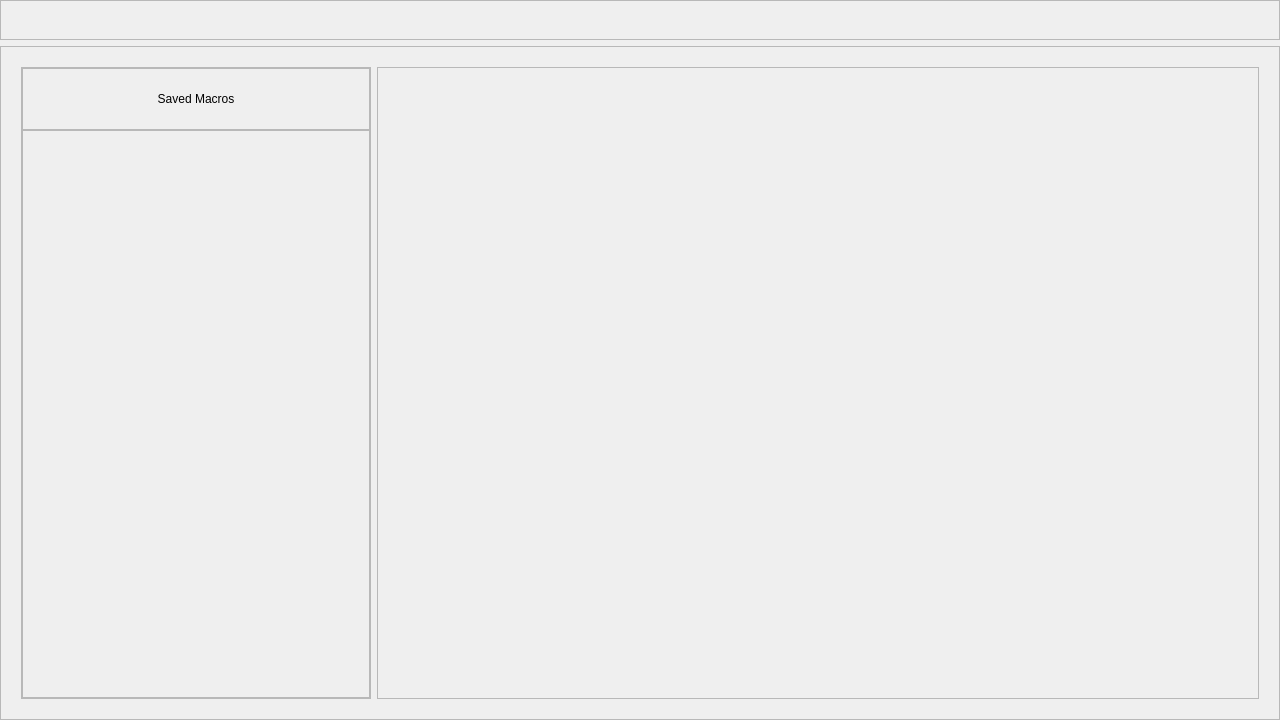
<?xml version="1.0" encoding="UTF-8"?>
<ui version="4.0">
 <class>Window</class>
 <widget class="QWidget" name="Window">
  <property name="geometry">
   <rect>
    <x>0</x>
    <y>0</y>
    <width>1280</width>
    <height>720</height>
   </rect>
  </property>
  <property name="minimumSize">
   <size>
    <width>1000</width>
    <height>480</height>
   </size>
  </property>
  <property name="focusPolicy">
   <enum>Qt::StrongFocus</enum>
  </property>
  <property name="acceptDrops">
   <bool>true</bool>
  </property>
  <property name="windowTitle">
   <string>Click Mapper</string>
  </property>
  <property name="styleSheet">
   <string notr="true">#Window {
	background-color: #111111;
	border-radius: 20px;
}

#MacroListCtr {
	border-radius: 40px;
	background-color: #0A0A0A;
}
#MacroList {
	background: transparent;
	border-bottom-left-radius: 20px;
	border-bottom-right-radius: 20px;
}
#MacroList QWidget {
	background: transparent;
}

#MacroListTitle {
background-color: #1C1C1C;
	border-top-left-radius: 20px;
	border-top-right-radius: 20px;
}

#MacroListTitleLabel {
	font: 30pt &quot;Inter&quot;;
	color: white;
}




QScrollBar:vertical{
	width: 20px;
	right: 20px;
	margin: 10px 10px 45px 0;
	background: #151515;

}
QScrollBar::handle:vertical {
	background: #505050;
	border-radius: 5px;
}
QScrollBar::handle:vertical:hover {
	background: #5A5A5A;
}
QScrollBar::handle:vertical:pressed {
	background: #6A6A6A;
}
QScrollBar::add-line:vertical, QScrollBar::sub-line:vertical
{
      border: none;
      background: none;
      color: none;
}
QScrollBar::add-page:vertical, QScrollBar::sub-page:vertical
{
	background: #151515;
}

#MacroListContent &gt; QFrame { border-radius: 10px;min-height: 60px;max-height: 60px; }
#MacroListContent QFrame:hover {background: #151515; }
#MacroList QLabel { color: white;font: 15pt &quot;Inter&quot; }
#MacroList QPushButton { border-image: url(:/TitleBar/img/ClsBtn.svg);
min-width: 20px;max-width: 20px;min-height: 20px;max-height: 20px; }
#MacroList QPushButton:hover { border-image: url(:/TitleBar/img/ClsBtn_Hov.svg); }
#MacroList QPushButton:pressed { border-image: url(:/TitleBar/img/ClsBtn_Act.svg); } 
</string>
  </property>
  <layout class="QVBoxLayout" name="verticalLayout">
   <property name="leftMargin">
    <number>0</number>
   </property>
   <property name="topMargin">
    <number>0</number>
   </property>
   <property name="rightMargin">
    <number>0</number>
   </property>
   <property name="bottomMargin">
    <number>0</number>
   </property>
   <item>
    <widget class="QFrame" name="BarPlaceholder">
     <property name="minimumSize">
      <size>
       <width>0</width>
       <height>40</height>
      </size>
     </property>
     <property name="maximumSize">
      <size>
       <width>16777215</width>
       <height>40</height>
      </size>
     </property>
     <property name="frameShape">
      <enum>QFrame::StyledPanel</enum>
     </property>
     <property name="frameShadow">
      <enum>QFrame::Raised</enum>
     </property>
    </widget>
   </item>
   <item>
    <widget class="QFrame" name="Main">
     <property name="acceptDrops">
      <bool>false</bool>
     </property>
     <property name="styleSheet">
      <string notr="true"/>
     </property>
     <property name="frameShape">
      <enum>QFrame::StyledPanel</enum>
     </property>
     <property name="frameShadow">
      <enum>QFrame::Raised</enum>
     </property>
     <layout class="QHBoxLayout" name="horizontalLayout">
      <property name="leftMargin">
       <number>20</number>
      </property>
      <property name="topMargin">
       <number>20</number>
      </property>
      <property name="rightMargin">
       <number>20</number>
      </property>
      <property name="bottomMargin">
       <number>20</number>
      </property>
      <item>
       <widget class="QFrame" name="MacroListCtr">
        <property name="minimumSize">
         <size>
          <width>350</width>
          <height>0</height>
         </size>
        </property>
        <property name="maximumSize">
         <size>
          <width>350</width>
          <height>16777215</height>
         </size>
        </property>
        <property name="frameShape">
         <enum>QFrame::StyledPanel</enum>
        </property>
        <property name="frameShadow">
         <enum>QFrame::Raised</enum>
        </property>
        <layout class="QVBoxLayout" name="verticalLayout_2">
         <property name="spacing">
          <number>0</number>
         </property>
         <property name="leftMargin">
          <number>0</number>
         </property>
         <property name="topMargin">
          <number>0</number>
         </property>
         <property name="rightMargin">
          <number>0</number>
         </property>
         <property name="bottomMargin">
          <number>0</number>
         </property>
         <item>
          <widget class="QFrame" name="MacroListTitle">
           <property name="frameShape">
            <enum>QFrame::StyledPanel</enum>
           </property>
           <property name="frameShadow">
            <enum>QFrame::Raised</enum>
           </property>
           <layout class="QVBoxLayout" name="verticalLayout_4">
            <property name="spacing">
             <number>0</number>
            </property>
            <property name="leftMargin">
             <number>0</number>
            </property>
            <property name="topMargin">
             <number>0</number>
            </property>
            <property name="rightMargin">
             <number>0</number>
            </property>
            <property name="bottomMargin">
             <number>0</number>
            </property>
            <item>
             <widget class="QLabel" name="MacroListTitleLabel">
              <property name="minimumSize">
               <size>
                <width>0</width>
                <height>60</height>
               </size>
              </property>
              <property name="text">
               <string>Saved Macros</string>
              </property>
              <property name="alignment">
               <set>Qt::AlignCenter</set>
              </property>
             </widget>
            </item>
           </layout>
          </widget>
         </item>
         <item>
          <widget class="QScrollArea" name="MacroList">
           <property name="cursor" stdset="0">
            <cursorShape>ArrowCursor</cursorShape>
           </property>
           <property name="verticalScrollBarPolicy">
            <enum>Qt::ScrollBarAsNeeded</enum>
           </property>
           <property name="horizontalScrollBarPolicy">
            <enum>Qt::ScrollBarAlwaysOff</enum>
           </property>
           <property name="widgetResizable">
            <bool>true</bool>
           </property>
           <widget class="QWidget" name="MacroListContent">
            <property name="geometry">
             <rect>
              <x>0</x>
              <y>0</y>
              <width>350</width>
              <height>20</height>
             </rect>
            </property>
            <property name="sizePolicy">
             <sizepolicy hsizetype="Preferred" vsizetype="Fixed">
              <horstretch>0</horstretch>
              <verstretch>0</verstretch>
             </sizepolicy>
            </property>
            <layout class="QVBoxLayout" name="verticalLayout_3">
             <property name="spacing">
              <number>5</number>
             </property>
             <property name="leftMargin">
              <number>30</number>
             </property>
             <property name="topMargin">
              <number>10</number>
             </property>
             <property name="rightMargin">
              <number>20</number>
             </property>
             <property name="bottomMargin">
              <number>10</number>
             </property>
            </layout>
           </widget>
          </widget>
         </item>
        </layout>
       </widget>
      </item>
      <item>
       <widget class="QFrame" name="frame">
        <property name="frameShape">
         <enum>QFrame::StyledPanel</enum>
        </property>
        <property name="frameShadow">
         <enum>QFrame::Raised</enum>
        </property>
       </widget>
      </item>
     </layout>
    </widget>
   </item>
  </layout>
 </widget>
 <resources>
  <include location="../src/src.qrc"/>
 </resources>
 <connections/>
</ui>
